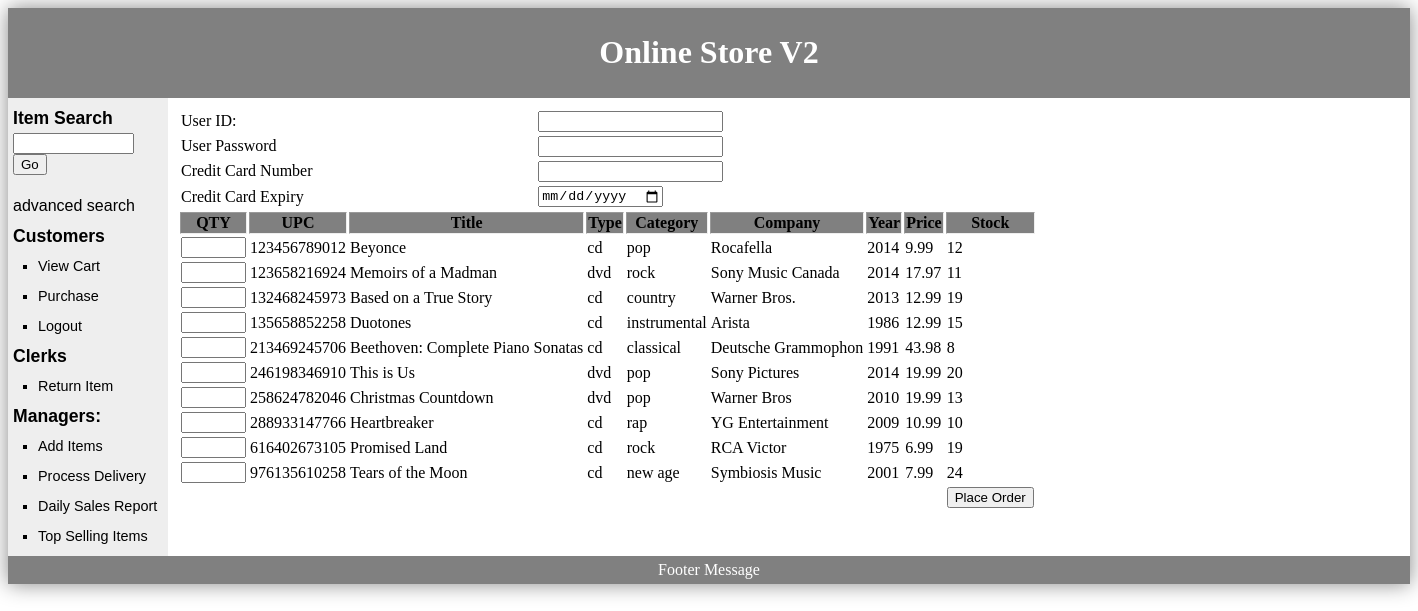
The app's page /?page=purchase (signed in) with its own data.
### tables this page shows
create table item
	(it_upc char(12) not null,
	it_title varchar(40) not null,
	type varchar(3) not null,  
	category char(12) not null,  
	company varchar(40) not null,
	year YEAR(4) not null,
	price DECIMAL(10,2) not null,
	stock int not null,
	PRIMARY KEY (it_upc)
	);

### views/customer/purchase_items.php (the view, shortened to what this page needs)
<?php
 function getAllItemRows(){
	global $connection;
 	$results = $connection->query("SELECT * FROM item");
 	$i = 0;
	while($row = $results->fetch_assoc()) {
	    print '<tr>';
		    print '<td><input type="text" size="5" name="purchase['.$i.'][qty]"></td>';
		    print '<td>'.$row["it_upc"].'</td>';
		    print '<td>'.$row["it_title"].'</td>';
		    print '<td>'.$row["type"].'</td>';
		    print '<td>'.$row["category"].'</td>';
		    print '<td>'.$row["company"].'</td>';
		    print '<td>'.$row["year"].'</td>';
		    print '<td>'.$row["price"].'</td>';
		    print '<td>'.$row["stock"].'</td>';
	    print '</tr>';
	    $i++;
	}
 }
 ?>
 <form method=post name="purchase_item_form">
 <table>
	 <tr>
		 <td>User ID:</td>
		 <td><input type="text" name="user_id"></td>
	 </tr>
	 <tr>
		 <td>User Password</td>
		 <td><input type="password" name="user_pass"></td>
	 </tr>
	 <tr>
		 <td>Credit Card Number</td>
		 <td><input type="text" name="user_ccno"></td>
	 </tr>
	 <tr>
		 <td>Credit Card Expiry</td>
		 <td><input type=date name="user_ccex"></td>
	 </tr>
 </table>
 <table border="1">
	 <tr>
		 <th>QTY</th>
		 <th>UPC</th>
		 <th>Title</th>
		 <th>Type</th>
		 <th>Category</th>
		 <th>Company</th>
		 <th>Year</th>
		 <th>Price</th>
		 <th>Stock</th>
	 </tr>
	 <?php getAllItemRows(); ?>
	 <tr>
		 <td colspan=8></td>
		 <td><input type=submit value="Place Order"></td>
	 </tr>
 </table>
 </form>

### index.php (shortened to what this page needs)
<?php
include_once('etc/dynamic_content_display.php');
?>
<html>
	<head>
		<link rel="stylesheet" href="js/jquery-ui-1.11.2/jquery-ui.min.css"  type="text/css" >
	    <link href="css/default.css" rel="stylesheet" type="text/css">
	</head>
	<body>
		<div id="container">
		<div id="header">
		<h1>Online Store V2</h1>
		</div>
		<div id="nav">
			<h2>Item Search</h2>
			<form name="item_search" method="post" action="?page=advanced_search">
			<input name="quick_search" type="search" size="12">
			<input type="submit" value="Go">
			</form>
			<a href="?page=advanced_search">advanced search</a>
		<?php
		if(isset($_SESSION['user_id'])){
			?>
				<h2>Customers</h2>
				<ul>
				<li><a href="?page=view_cart">View Cart</a></li>
				<li><a href="?page=purchase">Purchase</a></li>
				<li><a href="?logout=true">Logout</a></li>
				</ul>
				<h2>Clerks</h2>
				<ul>
				<li><a href="?page=return">Return Item</a></li>
				</ul>
				<h2>Managers:</h2>
				<ul>
				<li><a href="?page=add_items">Add Items</a></li>
				<li><a href="?page=process_delivery">Process Delivery</a></li>
				<li><a href="?page=sales_report">Daily Sales Report</a></li>
				<li><a href="?page=top_selling_items">Top Selling Items</a></li>
				</ul>
			<?php
		}
		?>
		</div>
		<div id="content">
			<?php getContent(); ?>
		</div>
		<div id="footer">
			Footer Message
		</div>
		</div>
	</body>
</html>

### etc/dynamic_content_display.php (shortened to what this page needs)
 <?php
function getContent(){
	if(isset($_GET['page']) && isset($_SESSION['user_id'])){
		  switch ($_GET['page']) {
		  case "purchase":
		    include('views/customer/purchase_items.php');
		    break;
		}
	}else if(!isset($_SESSION['user_id']) && isset($_GET['page']) && $_GET['page'] == 'user_reg'){
		include('views/customer/customer_reg.php');
	}else if(isset($_SESSION['user_id'])){
		include('views/default.php');
	}else{
		include('views/login.php');
	}
}
?>

### css/default.css (style rules this page uses)
table, table td { border:0px; }
table th { background-color: grey; }
h2 { font-size: 1.1em; padding:0px; margin:0px; }
#container { min-width: 1400px; display: inline-block margin-left: auto; margin-right: auto; box-shadow: 0px 0px 20px #888888; }
#header { background-color:grey; color:white; text-align:center; padding:5px; }
#nav { font-family: Arial, Helvetica, sans-serif; line-height:30px; background-color:#eeeeee; height:auto; width:150px; float:left; padding:5px; }
#nav a { text-decoration: none; color:black; }
#nav ul { list-style-type: square; margin: 0; padding: 0; padding-left:25px; font-size: 0.9em; }
#content { width:auto; float:left; padding:10px; }
#content table { width:100%; }
#footer { background-color:grey; color:white; clear:both; text-align:center; padding:5px; }

### records on screen
item: it_upc "123456789012", it_title "Beyonce", type "cd", category "pop", company "Rocafella", year "2014", price "9.99", stock "12"
item: it_upc "123658216924", it_title "Memoirs of a Madman", type "dvd", category "rock", company "Sony Music Canada", year "2014", price "17.97", stock "11"
item: it_upc "132468245973", it_title "Based on a True Story", type "cd", category "country", company "Warner Bros.", year "2013", price "12.99", stock "19"
item: it_upc "135658852258", it_title "Duotones", type "cd", category "instrumental", company "Arista", year "1986", price "12.99", stock "15"
item: it_upc "213469245706", it_title "Beethoven: Complete Piano Sonatas", type "cd", category "classical", company "Deutsche Grammophon", year "1991", price "43.98", stock "8"
item: it_upc "246198346910", it_title "This is Us", type "dvd", category "pop", company "Sony Pictures", year "2014", price "19.99", stock "20"
item: it_upc "258624782046", it_title "Christmas Countdown", type "dvd", category "pop", company "Warner Bros", year "2010", price "19.99", stock "13"
item: it_upc "288933147766", it_title "Heartbreaker", type "cd", category "rap", company "YG Entertainment", year "2009", price "10.99", stock "10"
item: it_upc "616402673105", it_title "Promised Land", type "cd", category "rock", company "RCA Victor", year "1975", price "6.99", stock "19"
item: it_upc "976135610258", it_title "Tears of the Moon", type "cd", category "new age", company "Symbiosis Music", year "2001", price "7.99", stock "24"
